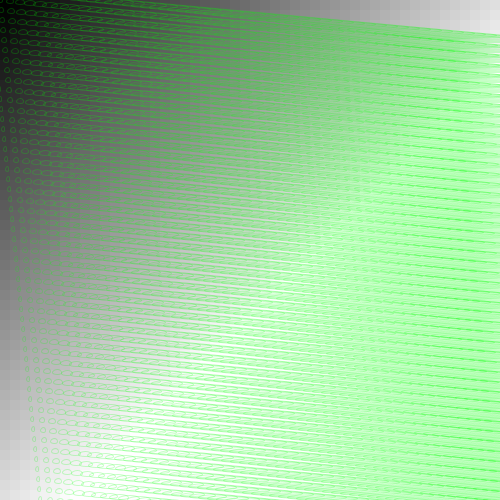
Frame 1 (no input)
Frame 60 (the mouse pressed at the canvas centre just before this capture): identical to frame 1, image omitted
Frame 120 (the mouse held since frame 60 and released just before this capture): identical to frame 1, image omitted

The Processing sketch that drew this single still picture (run headless with seeded random() and noise(); from frame 60 on, the mouse is pressed at the canvas centre):

// Processing sketch: processing_53757
// ── processing_53757.pde

// Code Written By: Chukwudi T. Unonu
// Date Created:  02/28/2012
// Date Finished: 02/28/2012
//
// ARTT489i - Advanced Digital Imaging
// Instructor: Prof. Brandon Morse
// University of Maryland, College Park, MD
//
// Made With: INSPIRON 1521 (Motherboard), INSPIRON 1520 (Screen) 
// 
// SKETCH 2 of 24: "Bounce"
//
// DESCRIPTION: Bouncey Triangles & Squares with random patterns
// Unfortunately "effortless", but an attempt nonetheless to see
// what tweaking certain lines & parameters in the "Processing" 
// text would do. 
// Sketch Items: (Book Example, ppg. 93, ???, 314)
//
////  ----====    START "Sketch"   ====----
//

void setup()
{
  // Screen Resolutions References via Wikiedia
  // (a) <http://en.wikipedia.org/wiki/720p>  
    size(500,500);
  
}

void draw() 
{
//ppg. ???


//fill(0, 12);
//rect(0, 0, width, height);
//fill(255);
//translate(0, y); // Set the y-coordinate of the circle
//ellipse(33, 0, radius, radius);
//y += speed;
//if (y > height+radius) 
// {
//  y = -radius;
//  }

//ppg. 93
noStroke();
for (int y = 0; y < 500; y += 10) //"500"  is the canvas size 4 both x and y
{
 for (int x = 0; x < 500; x += 10) 
 {
  fill((x+y) * 0.456789,500); //tweaking 0.5 to a higher number makes the gradient smalle/shorter
  rect(x, y, 10, 10);
  }
}

//ppg. 314
noFill();
stroke(0,255,0,55);
smooth();
for (int y = -10; y <= 500; y += 10)
 {
  for (int x = -10; x <= 500; x += 10) 
  {
   ellipse(x + y/10, y + x/10, 5 + x/5, 5);
  }
 }
 
}
